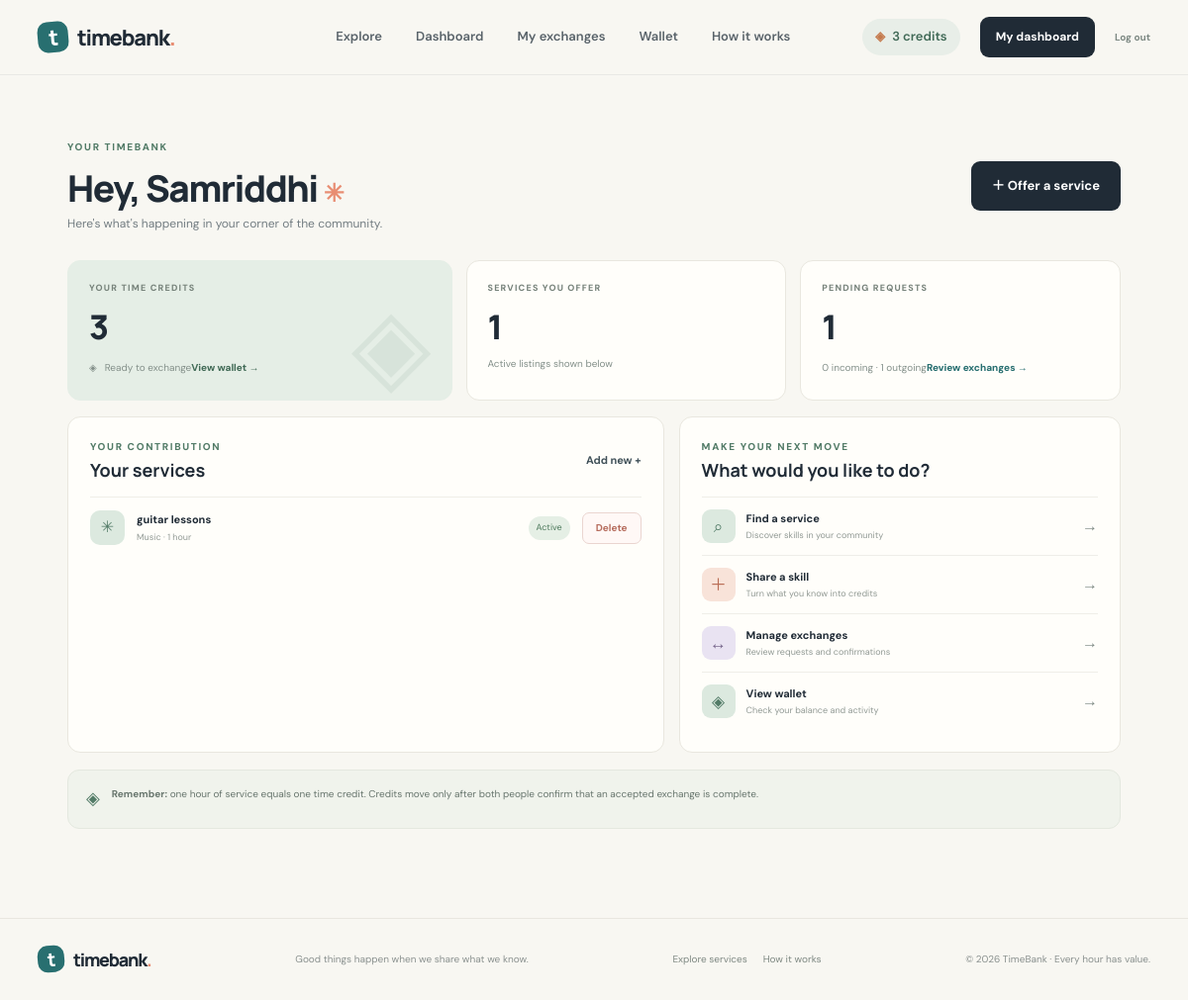
/dashboard (signed in), run on an earlier commit of the app's database.
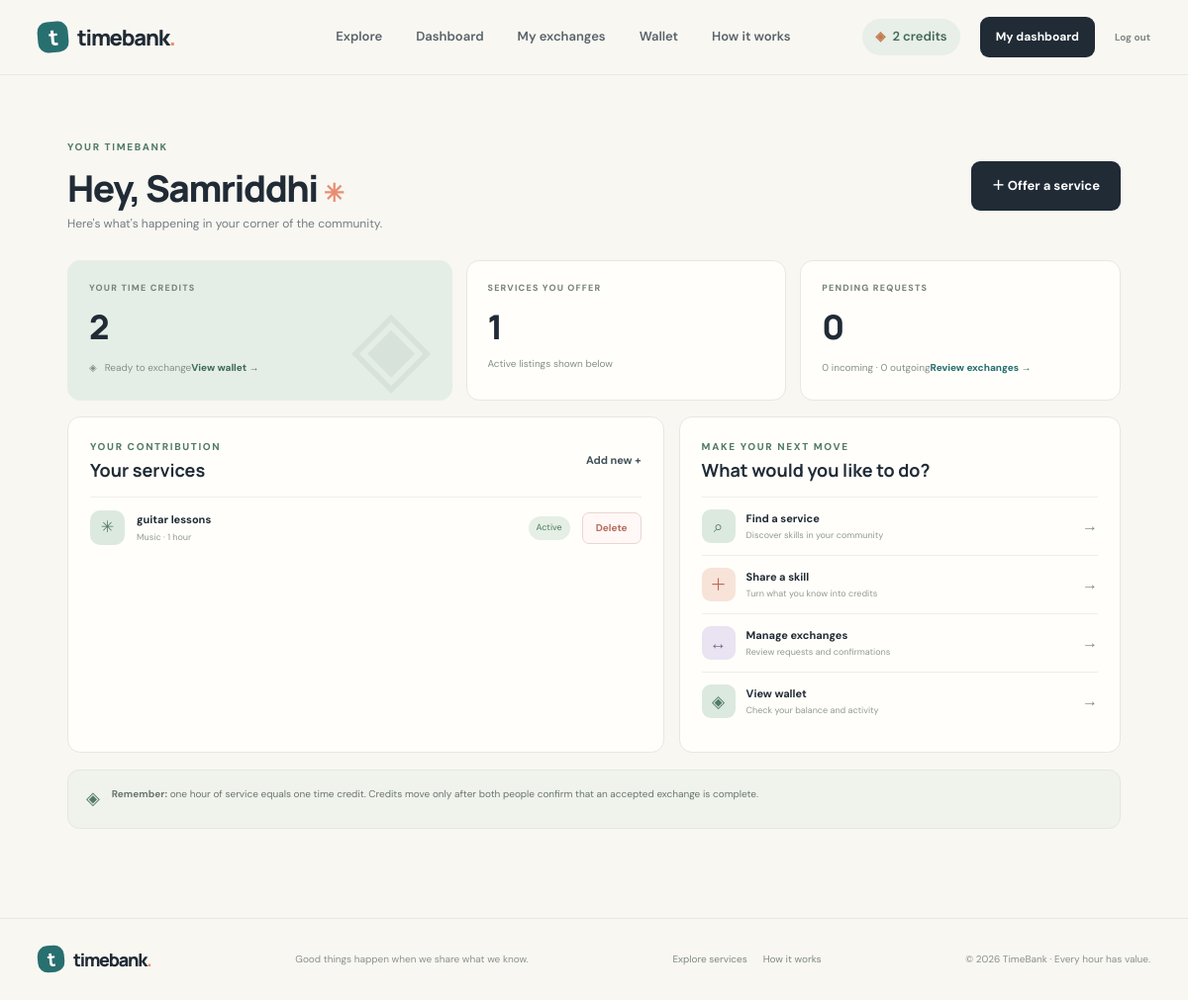
And on a later commit of the database.
### models.py (models this page shows)
class User(UserMixin, db.Model):
    id = db.Column(db.Integer, primary_key=True)
    name = db.Column(db.String(80), nullable=False)
    email = db.Column(db.String(120), unique=True, nullable=False, index=True)
    password_hash = db.Column(db.String(255), nullable=False)
    location = db.Column(db.String(120))
    bio = db.Column(db.String(300))
    credits = db.Column(db.Integer, nullable=False, default=3)
    created_at = db.Column(db.DateTime, default=datetime.utcnow)
    services = db.relationship(
        "Service", backref="owner", lazy=True, cascade="all, delete-orphan"
    )

### app.py (the view)
@app.route("/dashboard")
@login_required
def dashboard():
    my_services = Service.query.filter_by(
        owner_id=current_user.id,
        is_active=True
            ).order_by(Service.created_at.desc()).all()
    incoming_count = ExchangeRequest.query.filter_by(
        provider_id=current_user.id, status="pending"
    ).count()
    outgoing_count = ExchangeRequest.query.filter_by(
        requester_id=current_user.id, status="pending"
    ).count()
    return render_template(
        "dashboard.html",
        my_services=my_services,
        incoming_count=incoming_count,
        outgoing_count=outgoing_count
    )

### app.py (called while the page is built)
@login_manager.user_loader
def load_user(user_id):
    return db.session.get(User, int(user_id))

### templates/dashboard.html (shortened to what the changed rows need)
{% extends "base.html" %}
{% block content %}
<section class="dashboard-shell">
  <div class="dashboard-heading">
    <div><div class="eyebrow">YOUR TIMEBANK</div><h1>Hey, {{ current_user.name.split()[0] }} <span class="wave">✳</span></h1><p class="muted">Here's what's happening in your corner of the community.</p></div>
  </div>
  <div class="dashboard-stats">
    <article class="dash-stat wallet-stat"><span class="stat-label">YOUR TIME CREDITS</span><strong>{{ current_user.credits }}</strong><span class="stat-foot">◈ &nbsp; Ready to exchange</span><div class="stat-decoration">◈</div><a class="stat-card-link" href="{{ url_for('wallet') }}">View wallet →</a></article>
    <article class="dash-stat"><span class="stat-label">PENDING REQUESTS</span><strong>{{ incoming_count + outgoing_count }}</strong><span class="stat-foot">{{ incoming_count }} incoming · {{ outgoing_count }} outgoing</span><a class="stat-card-link" href="{{ url_for('exchanges') }}">Review exchanges →</a></article>
  </div>
  <div class="dashboard-content-grid">
    <section class="panel">
      <div class="panel-heading"><div><div class="eyebrow">YOUR CONTRIBUTION</div><h2>Your services</h2></div><a class="text-link" href="{{ url_for('offer_service') }}">Add new +</a></div>
    </section>
    <section class="panel quick-panel"><div class="eyebrow">MAKE YOUR NEXT MOVE</div><h2>What would you like to do?</h2>
    </section>
  </div>
</section>
{% endblock %}

### templates/base.html (shortened to what this page needs)
<!DOCTYPE html>
<html lang="en">
<head>
  <link rel="stylesheet" href="{{ url_for('static', filename='css/style.css') }}">
  <link rel="stylesheet" href="{{ url_for('static', filename='css/components.css') }}">
</head>
<body>
  <header class="site-header">
    <div class="nav-wrap">
      <a class="brand" href="{{ url_for('index') }}">
        <span class="brand-mark">t</span><span>timebank<span class="brand-dot">.</span></span>
      </a>
      <nav class="main-nav" aria-label="Main navigation">
        <a href="{{ url_for('explore') }}">Explore</a>
        {% if current_user.is_authenticated %}
          <a href="{{ url_for('dashboard') }}">Dashboard</a>
          <a href="{{ url_for('exchanges') }}">My exchanges</a>
          <a href="{{ url_for('wallet') }}">Wallet</a>
        {% endif %}
        <a href="{{ url_for('index') }}#how-it-works">How it works</a>
      </nav>
      <div class="nav-actions">
        {% if current_user.is_authenticated %}
          <a class="credit-pill" href="{{ url_for('wallet') }}"><span class="coin">◈</span> {{ current_user.credits }} credits</a>
          <a class="button button-dark button-small" href="{{ url_for('dashboard') }}">My dashboard</a>
          <a class="nav-logout" href="{{ url_for('logout') }}" aria-label="Log out">Log out</a>
        {% else %}
          <a class="nav-login" href="{{ url_for('login') }}">Log in</a>
          <a class="button button-dark button-small" href="{{ url_for('signup') }}">Join TimeBank <span>↗</span></a>
        {% endif %}
      </div>
    </div>
  </header>
  <main>
    {% block content %}{% endblock %}
  </main>
  <footer class="site-footer">
    <div class="footer-inner">
      <a class="brand brand-footer" href="{{ url_for('index') }}"><span class="brand-mark">t</span><span>timebank<span class="brand-dot">.</span></span></a>
      <p>Good things happen when we share what we know.</p>
      <div class="footer-links"><a href="{{ url_for('explore') }}">Explore services</a><a href="{{ url_for('index') }}#how-it-works">How it works</a></div>
      <span>© 2026 TimeBank · Every hour has value.</span>
    </div>
  </footer>
</body>
</html>

What changed in the data, as far as the page shows it:
changed User "Samriddhi": credits "3" → "2"
Also different on the page:
{{ incoming_count + outgoing_count }}: "1" → "0"
{{ outgoing_count }}: "1" → "0"
